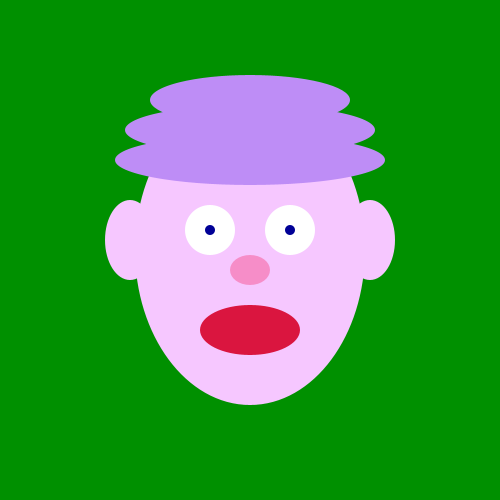
Frame 1 (no input)
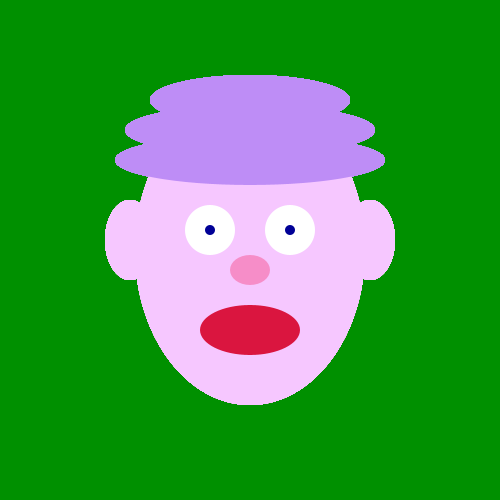
Frame 60 (the mouse pressed at the canvas centre just before this capture)
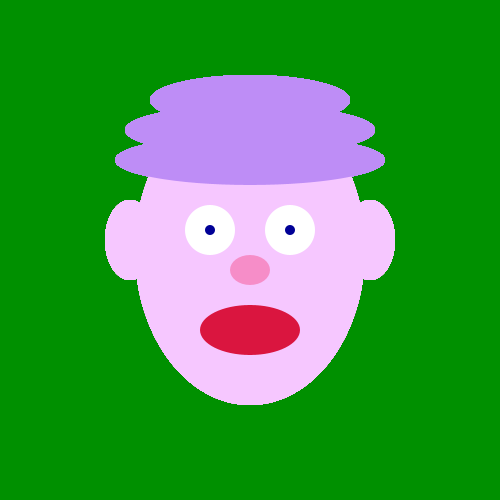
Frame 120 (the mouse held since frame 60 and released just before this capture)

The Processing sketch that drew these frames (run headless with seeded random() and noise(); from frame 60 on, the mouse is pressed at the canvas centre):

// Processing sketch: processing_140781
// ── processing_140781.pde

//declare global variables
int mouthMove; 
boolean clicked = false;

void setup(){
size(500,500);
background(0,144,0);
noStroke();
}

void keyPressed(){
clicked =! clicked;
}



void draw(){
if (clicked == false){
  mouthMove = 50;
 

}
if (clicked == true){
  mouthMove = 20;
}
translate(250,250);
fill(246,199,255);
ellipse(0,0,230,310);
 
//right eye
fill(255,255,255);
ellipse(40,-20,50,50);
 
//left eye
fill(255,255,255);
ellipse(-40,-20,50,50);
 
//nose
pushMatrix();
translate(0,30);
fill(246,141,200);
ellipse(0,-10,40,30);
popMatrix();
 
//eyepupil right
fill(0,0,150);
ellipse(40,-20,10,10);
 
// eye pupil left
fill(0,0,150);
ellipse(-40,-20,10,10);
 
//mouth
translate(0,30);
fill(218,21,63);
ellipse(0,50,100,mouthMove);
 
//ear left
fill(246,199,255);
ellipse(-120,-40,50,80);
 
//ear right
fill(246,199,255);
ellipse(120,-40,50,80);

//hair
fill(190,141,246);
ellipse(0,-180,200,50);

fill(190,141,246);
ellipse(0,-150,250,50);

fill(190,141,246);
ellipse(0,-120,270,50);

//fill(0,0,0);
//rect(-40,-165,160,10);
}
